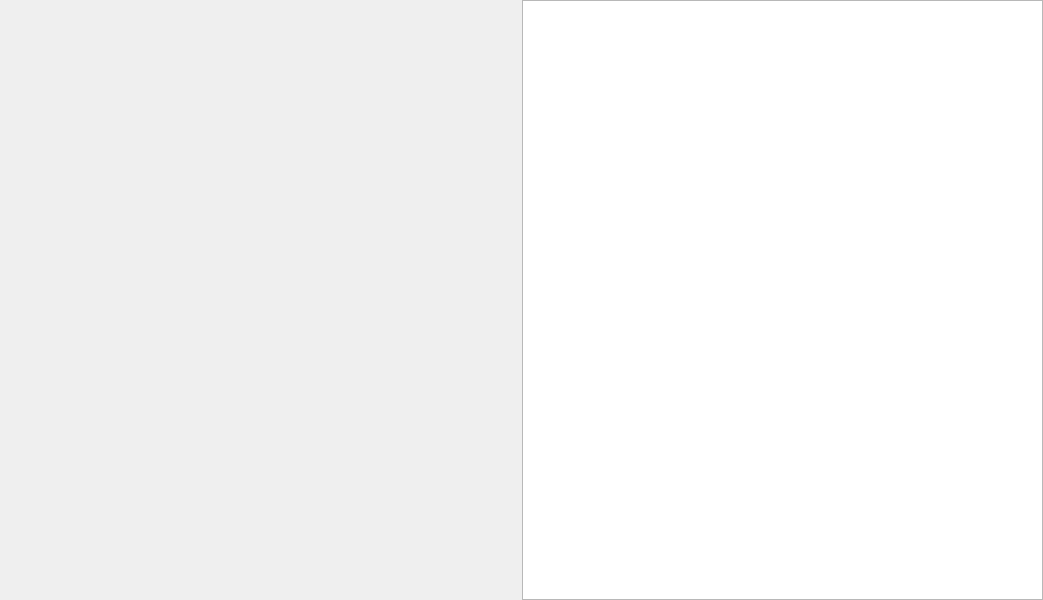
<?xml version="1.0" encoding="UTF-8"?>
<ui version="4.0">
 <class>VideoForm</class>
 <widget class="QWidget" name="VideoForm">
  <property name="enabled">
   <bool>true</bool>
  </property>
  <property name="geometry">
   <rect>
    <x>0</x>
    <y>0</y>
    <width>1043</width>
    <height>600</height>
   </rect>
  </property>
  <property name="sizePolicy">
   <sizepolicy hsizetype="Expanding" vsizetype="Expanding">
    <horstretch>1</horstretch>
    <verstretch>1</verstretch>
   </sizepolicy>
  </property>
  <property name="minimumSize">
   <size>
    <width>1043</width>
    <height>554</height>
   </size>
  </property>
  <property name="windowTitle">
   <string>Form</string>
  </property>
  <property name="autoFillBackground">
   <bool>true</bool>
  </property>
  <layout class="QHBoxLayout" name="horizontalLayout_8">
   <property name="margin">
    <number>0</number>
   </property>
   <item>
    <layout class="QHBoxLayout" name="horizontalLayout_7" stretch="0,0">
     <property name="spacing">
      <number>0</number>
     </property>
     <property name="sizeConstraint">
      <enum>QLayout::SetDefaultConstraint</enum>
     </property>
     <item>
      <widget class="Phonon::VideoPlayer" name="feed1" native="true">
       <property name="sizePolicy">
        <sizepolicy hsizetype="Expanding" vsizetype="Expanding">
         <horstretch>0</horstretch>
         <verstretch>0</verstretch>
        </sizepolicy>
       </property>
       <property name="minimumSize">
        <size>
         <width>0</width>
         <height>0</height>
        </size>
       </property>
      </widget>
     </item>
     <item>
      <widget class="QGraphicsView" name="feed2">
       <property name="verticalScrollBarPolicy">
        <enum>Qt::ScrollBarAlwaysOff</enum>
       </property>
       <property name="horizontalScrollBarPolicy">
        <enum>Qt::ScrollBarAlwaysOff</enum>
       </property>
      </widget>
     </item>
    </layout>
   </item>
  </layout>
 </widget>
 <customwidgets>
  <customwidget>
   <class>Phonon::VideoPlayer</class>
   <extends>QWidget</extends>
   <header location="global">phonon/videoplayer.h</header>
   <container>1</container>
  </customwidget>
 </customwidgets>
 <resources/>
 <connections/>
</ui>
